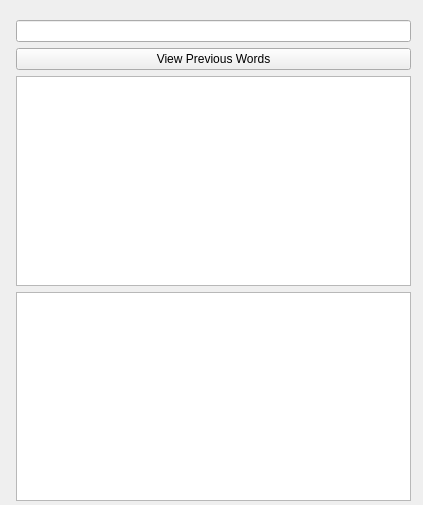
<?xml version="1.0" encoding="UTF-8"?>
<ui version="4.0">
 <class>Widget</class>
 <widget class="QWidget" name="Widget">
  <property name="geometry">
   <rect>
    <x>0</x>
    <y>0</y>
    <width>423</width>
    <height>505</height>
   </rect>
  </property>
  <property name="windowTitle">
   <string>Widget</string>
  </property>
  <widget class="QWidget" name="formLayoutWidget">
   <property name="geometry">
    <rect>
     <x>10</x>
     <y>20</y>
     <width>401</width>
     <height>481</height>
    </rect>
   </property>
   <layout class="QFormLayout" name="formLayout">
    <item row="0" column="1">
     <widget class="QLineEdit" name="lineEdit"/>
    </item>
    <item row="1" column="1">
     <widget class="QPushButton" name="pushButton">
      <property name="text">
       <string>View Previous Words</string>
      </property>
     </widget>
    </item>
    <item row="2" column="1">
     <widget class="QListView" name="listView"/>
    </item>
    <item row="3" column="1">
     <widget class="QListView" name="listView_2"/>
    </item>
   </layout>
  </widget>
 </widget>
 <resources/>
 <connections/>
</ui>
